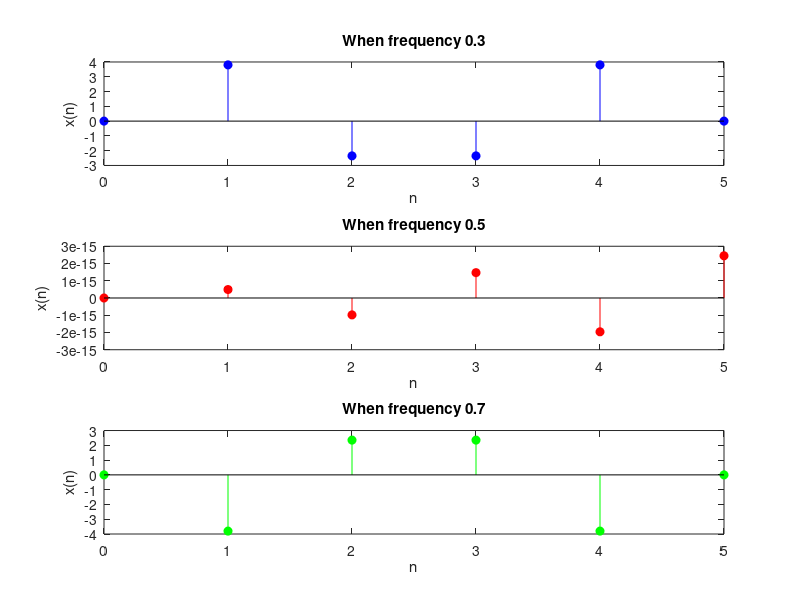

Recreate this plot in MATLAB.
% discrete time signal for different frequencies
% x(t) = A sin(2*pi*F*t) [continuous]
% x(n) = A sin(2*pi*F*n) [discrete]

n = 0:5;
A = 4;

x1 = A*sin(2*pi*0.3*n);
subplot(3,1,1),stem(n,x1,'b','filled');
title('When frequency 0.3');
xlabel('n');
ylabel('x(n)');

x2 = A*sin(2*pi*0.5*n);
subplot(3,1,2),stem(n,x2,'r','filled');
title('When frequency 0.5');
xlabel('n');
ylabel('x(n)');


x3 = A*sin(2*pi*0.7*n);
subplot(3,1,3),stem(n,x3,'g','filled');
title('When frequency 0.7');
xlabel('n');
ylabel('x(n)');
